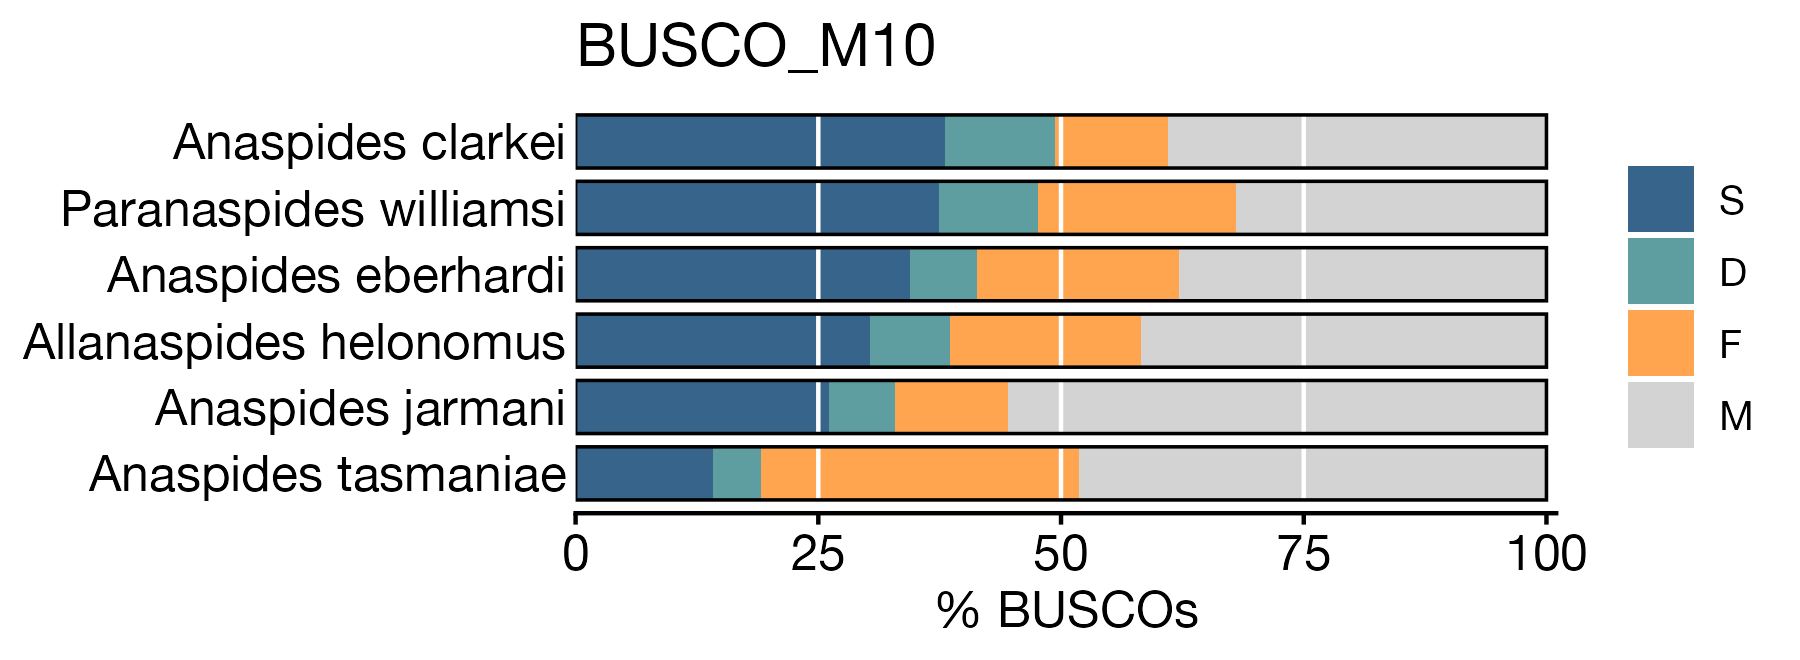

This figure's R source:
### BUSCO R plot

### Input: a TSV table with one row per sample, with at least the columns:
# 1. "sample_id" > like A1, A2, A3, ... 
# 2. "species" > like Mus musculus, Homo sapiens, ...
# 3. "BUSCO_M10" > or name this column as you want, but it must contain the BUSCO summary string (e.g., C:47.6%[S:37.4%,D:10.2%],F:20.4%,M:32.0%,n:954)

# Example input:
# sample_id  species  BUSCO_M10
# A1  Anaspides richardsoni  C:80.2%[S:51.3%,D:28.9%],F:9.4%,M:10.4%,n:954
# A2  Anaspides swaini  C:90.0%[S:50.9%,D:39.1%],F:5.9%,M:4.1%,n:954

### Output: a stacked horizontal bar plot of single-copy (S), duplicated (D), fragmented (F) and missing (M) BUSCOs for the chosen lineage column, with species sorted by completeness (or by a user-defined order).

###########################################################################
# load libs
library(ggplot2)

### busco results
# load data
busco_data <- read.table("busco_result.tsv", header = T, sep = "\t")
# header: sample_id,source,fastq_r1,fastq_r2,species,date,location,cave_adaptation,binary,num_seqs,sum_len

# define the column for BUSCO completeness. In some cases, it is useful to run BUSCO with different lineage datasets, so the column name may vary. Here, we assume the column is named "BUSCO_M10" for the M10 lineage dataset, but edit the column name as needed.
busco_col <- "BUSCO_M10"
x <- busco_data[[busco_col]]
busco_data$C <- as.numeric(sub(".*C:([0-9.]+)%.*", "\\1", x))
busco_data$S <- as.numeric(sub(".*S:([0-9.]+)%.*", "\\1", x))
busco_data$D <- as.numeric(sub(".*D:([0-9.]+)%.*", "\\1", x))
busco_data$F <- as.numeric(sub(".*F:([0-9.]+)%.*", "\\1", x))
busco_data$M <- as.numeric(sub(".*M:([0-9.]+)%.*", "\\1", x))

# create a long format data frame for plotting
bars_df <- stack(busco_data[, c("S", "D", "F", "M")])
bars_df$species <- rep(busco_data$species, 4)

# chose your colors for the barplot
# see here for ideas: https://r-graph-gallery.com/color-palette-finder
busco_colors <- c(S = "steelblue4", D = "cadetblue", F = "tan1", M = "lightgrey")

# if you want to specify the order of species in the plot, create a text file with one species per line, for the top to the bottom of the plot. If you don't provide a file, species will be sorted by completeness (S + D), with the most complete on top.
order_file <- "" # write here the name of the file with the species order, or leave empty to sort by completeness
if (file.exists(order_file)) {
  species_order <- trimws(readLines(order_file))
  species_order <- species_order[species_order != ""]
  } else 
  {species_order <- busco_data$species[order(busco_data$C, decreasing = TRUE)]}
bars_df$species <- factor(bars_df$species, levels = rev(species_order))

# plot
bar_totals <- data.frame(species = factor(busco_data$species, levels = rev(species_order)), total   = busco_data$S + busco_data$D + busco_data$F + busco_data$M)
bar_width <- 0.8

p_bars <- ggplot(bars_df, aes(x = values, y = species, fill = ind)) +
  geom_col(position = position_stack(reverse = TRUE), width = bar_width) +
  geom_vline(xintercept = c(25, 50, 75), color = "white", linewidth = 0.5) +
  geom_col(data = bar_totals, aes(x = total, y = species), inherit.aes = FALSE,
          fill = NA, color = "black", width = bar_width, linewidth = 0.4) +
  scale_fill_manual(values = busco_colors) +
  scale_x_continuous(breaks = c(0, 25, 50, 75, 100), expand = expansion(mult = c(0, 0.01))) +
  labs(title = busco_col, x = "% BUSCOs", y = NULL) +
  theme_classic() +
  theme(
    text = element_text(family = "Helvetica Neue", size = 12),
    axis.text  = element_text(size = 12, color = "black"),
    axis.line  = element_line(color = "black", linewidth = 0.5),
    axis.line.y  = element_blank(),
    axis.ticks.y = element_blank(),
    legend.title = element_blank())

print(p_bars)

# save, edit width and height as you like
plot_width  <- 6
plot_height <- 1 + 0.2 * nrow(busco_data) # grows with the number of species
ggsave(paste0("buscoBars_", busco_col, ".png"), p_bars, width = plot_width, height = plot_height, dpi = 300)
ggsave(paste0("buscoBars_", busco_col, ".svg"), p_bars, width = plot_width, height = plot_height)
